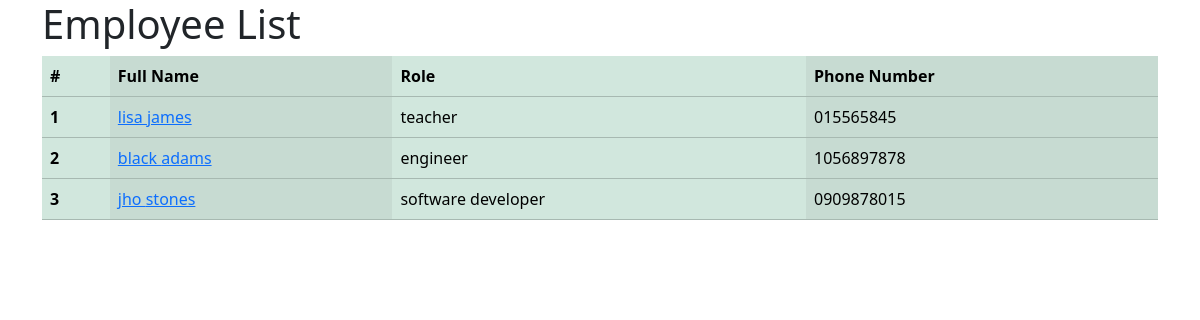
The page / on the database its author committed.
### newapp/models.py (models this page shows, shortened)
class Employee(models.Model):
    first_name = models.CharField(max_length=100)
    last_name = models.CharField(max_length=100)
    photo = models.ImageField(upload_to='images')
    role = models.CharField(max_length=100)
    phone_number = models.CharField(max_length=10)
    email_address = models.EmailField(max_length=100, unique=True)
    created_at = models.DateTimeField(auto_now_add=True)
    updated_at = models.DateTimeField(auto_now=True)

### employee/views.py (the view)
# urls.py: 2. Add a URL to urlpatterns:  path('', views.home, name='home')
def home(request):
    employees = Employee.objects.all()
    context = {
        'employees': employees,
    }
    return render(request, 'home.html', context)

### templates/home.html (shortened to what this page needs)
{% load static %}
<!DOCTYPE html>
<html lang="en">
<head>
    <link href="https://cdn.jsdelivr.net/npm/bootstrap@5.3.3/dist/css/bootstrap.min.css" rel="stylesheet">
    <link rel="stylesheet" href="{% static 'css/style.css' %}">
</head>
<body>
   <div class="container">
    <h1>Employee List</h1>
    <table class="table table-success table-striped-columns">
        <thead>
          <tr>
            <th scope="col">#</th>
            <th scope="col">Full Name</th>
            <th scope="col">Role</th>
            <th scope="col">Phone Number</th>
          </tr>
        </thead>
        <tbody>
          {% for i in employees%}
          <tr>
            <th> {{ forloop.counter }}</th>
            <td>
              <a href="{% url 'detail' i.id %}"> {{ i.first_name }} {{ i.last_name }}</a></td>
            <td>{{ i.role }}</td>
            <td>{{ i.phone_number }}</td>
          </tr>
          {% endfor %}
        </tbody>
      </table>
   </div>
</html>

### rows shown on the page
Employee: first_name "lisa", last_name "james", role "teacher", phone_number "015565845"
Employee: first_name "black", last_name "adams", role "engineer", phone_number "1056897878"
Employee: first_name "jho", last_name "stones", role "software developer", phone_number "0909878015"
